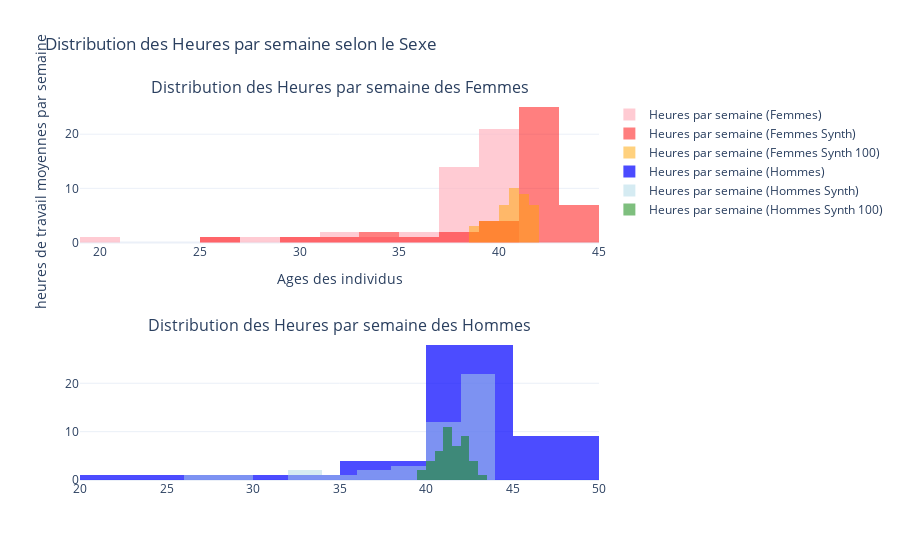

Here is the notebook cell this chart was saved with:
### Code cell
# Créer un subplot avec 2 lignes et 1 colonne pour les histogrammes
fig = make_subplots(rows=2, cols=1, 
                    subplot_titles=("Distribution des Heures par semaine des Femmes", 
                                    "Distribution des Heures par semaine des Hommes"))

# Ajout de l'histogramme des heures par semaine pour les femmes (rose)
fig.add_trace(go.Histogram(
    x=women_avg_hours['hours_per_week'],  # Données des femmes
    name='Heures par semaine (Femmes)',
    marker_color='lightpink',  # Couleur rose
    opacity=0.7
), row=1, col=1)

# Ajout de l'histogramme des heures par semaine pour les femmes synthétiques (rouge)
fig.add_trace(go.Histogram(
    x=women_avg_hours_synth['hours_per_week'],  # Données synthétiques des femmes
    name='Heures par semaine (Femmes Synth)',
    marker_color='red',  # Couleur rouge
    opacity=0.5
), row=1, col=1)

# Ajout de l'histogramme des heures par semaine pour les femmes synthétiques 1000 (orange)
fig.add_trace(go.Histogram(
    x=women_avg_hours_synth_1['hours_per_week'],  # Données synthétiques 1000 des femmes
    name='Heures par semaine (Femmes Synth 100)',
    marker_color='orange',  # Couleur orange
    opacity=0.5
), row=1, col=1)

# Ajout de l'histogramme des heures par semaine pour les hommes (bleu)
fig.add_trace(go.Histogram(
    x=men_avg_income['hours_per_week'],  # Données des hommes
    name='Heures par semaine (Hommes)',
    marker_color='blue',  # Couleur bleue
    opacity=0.7
), row=2, col=1)

# Ajout de l'histogramme des heures par semaine pour les hommes synthétiques (bleu clair)
fig.add_trace(go.Histogram(
    x=men_avg_income_synth['hours_per_week'],  # Données synthétiques des hommes
    name='Heures par semaine (Hommes Synth)',
    marker_color='lightblue',  # Couleur bleu clair
    opacity=0.5
), row=2, col=1)

# Ajout de l'histogramme des heures par semaine pour les hommes synthétiques 1000 (vert)
fig.add_trace(go.Histogram(
    x=men_avg_income_synth_1['hours_per_week'],  # Données synthétiques 1000 des hommes
    name='Heures par semaine (Hommes Synth 100)',
    marker_color='green',  # Couleur verte
    opacity=0.5
), row=2, col=1)

# Mise en forme du graphique
fig.update_layout(
    title="Distribution des Heures par semaine selon le Sexe",
    xaxis_title="Ages des individus",
    yaxis_title="heures de travail moyennes\npar semaine",
    barmode='overlay',  # Superposer les histogrammes
    template="plotly_white"
)

# Affichage du graphique
fig.show()

### Figure 1 — Plotly figure (JSON) as saved in the notebook; plotly's stock layout.template omitted (floating-point values rounded to 4 significant figures)
{"data": [{"marker": {"color": "lightpink"}, "name": "Heures par semaine (Femmes)", "opacity": 0.7, "type": "histogram", "x": [19.94, 25.07, 28.66, 29.07, 31.34, 32.86, 34.64, 36.82, 37.4, 38.5, 40.01, 39.41, 39.58, 38.33, 39.63, 39.02, 39.8, 38.07, 39.88, 38.06, 38.52, 38.76, 39.32, 38.44, 39.63, 39.21, 39.69, 39.72, 39.57, 39.86, 39.13, 38.85, 40, 39.71, 39.6, 38.69, 39.85, 37.92, 38.18, 39.21, 38.58, 37.18, 39.02, 36.57], "xaxis": "x", "yaxis": "y"}, {"marker": {"color": "red"}, "name": "Heures par semaine (Femmes Synth)", "opacity": 0.5, "type": "histogram", "x": [25.98, 29.65, 32.19, 34.25, 34.53, 35.77, 37.64, 38.82, 39.68, 41.06, 42.04, 41.99, 42.08, 41.62, 41.24, 43.21, 42.09, 42.7, 43.17, 42.36, 43.01, 43.68, 42.86, 42.42, 42.6, 42.4, 41.86, 42.93, 41.94, 42.29, 41.93, 41.22, 42.31, 43.22, 42.05, 42.17, 41.61, 43.71, 42.28, 41.65, 44.24, 39.81, 40.54, 40.72], "xaxis": "x", "yaxis": "y"}, {"marker": {"color": "orange"}, "name": "Heures par semaine (Femmes Synth 100)", "opacity": 0.5, "type": "histogram", "x": [40.5, 38.83, 40.42, 39.41, 39.79, 40.38, 41.29, 39.9, 41.31, 38.95, 40.9, 40.01, 40.41, 40.46, 40.76, 41.78, 40.93, 41.29, 40.63, 41.35, 38.71, 41.48, 40.5, 41.17, 40.87, 40.63, 40.64, 41.67, 40.35, 39.47, 41.63, 41.66, 39.21, 39.11, 39.52, 41.09, 40.59, 40.94, 41.8, 39.79, 41.13, 41.71, 41.95, 41.11], "xaxis": "x", "yaxis": "y"}, {"marker": {"color": "blue"}, "name": "Heures par semaine (Hommes)", "opacity": 0.7, "type": "histogram", "x": [22.64, 26.71, 32.69, 35.26, 36.3, 37.04, 38.16, 40.49, 41.55, 42.57, 43.14, 43.48, 43.76, 43.95, 44.39, 44.6, 44.27, 44.93, 45.48, 45.7, 45.6, 46.17, 45.69, 44.42, 44.51, 44.87, 44.76, 45.84, 44.91, 44.28, 44.95, 45.22, 45.33, 45.44, 44.67, 44.66, 44.74, 44.16, 44.27, 43.22, 43.78, 42.33, 43.03, 41.89], "xaxis": "x2", "yaxis": "y2"}, {"marker": {"color": "lightblue"}, "name": "Heures par semaine (Hommes Synth)", "opacity": 0.5, "type": "histogram", "x": [27.07, 28.26, 32.02, 33.15, 35.64, 36.98, 37.2, 39.27, 40.0, 40.02, 41.44, 41.52, 41.37, 41.26, 42.21, 42.39, 42.03, 42.16, 42.86, 42.45, 42.52, 42.6, 42.81, 41.28, 42.08, 42.53, 42.9, 43.32, 42.53, 42.47, 42.56, 42.62, 42.17, 42.24, 42.81, 41.72, 41.44, 41.61, 41.83, 41.49, 42.01, 41.03, 42.3, 39.89], "xaxis": "x2", "yaxis": "y2"}, {"marker": {"color": "green"}, "name": "Heures par semaine (Hommes Synth 100)", "opacity": 0.5, "type": "histogram", "x": [40.07, 40.0, 40.22, 40.18, 40.71, 39.53, 40.74, 42.08, 41.13, 41.01, 41.85, 40.11, 41.53, 41.19, 41.29, 42.03, 41.45, 41.69, 41.42, 41.42, 42.13, 42.18, 40.61, 41.0, 42.1, 41.71, 41.67, 40.89, 42.8, 42.65, 43.07, 42.61, 41.88, 42.33, 42.0, 41.29, 40.78, 41.23, 42.76, 42.14, 42.32, 41.15, 41.34, 41.99], "xaxis": "x2", "yaxis": "y2"}], "layout": {"annotations": [{"font": {"size": 16}, "showarrow": false, "text": "Distribution des Heures par semaine des Femmes", "x": 0.5, "xanchor": "center", "xref": "paper", "y": 1, "yanchor": "bottom", "yref": "paper"}, {"font": {"size": 16}, "showarrow": false, "text": "Distribution des Heures par semaine des Hommes", "x": 0.5, "xanchor": "center", "xref": "paper", "y": 0.375, "yanchor": "bottom", "yref": "paper"}], "barmode": "overlay", "title": {"text": "Distribution des Heures par semaine selon le Sexe"}, "xaxis": {"anchor": "y", "domain": [0, 1], "title": {"text": "Ages des individus"}}, "xaxis2": {"anchor": "y2", "domain": [0, 1]}, "yaxis": {"anchor": "x", "domain": [0.625, 1], "title": {"text": "heures de travail moyennes\npar semaine"}}, "yaxis2": {"anchor": "x2", "domain": [0, 0.375]}}}
